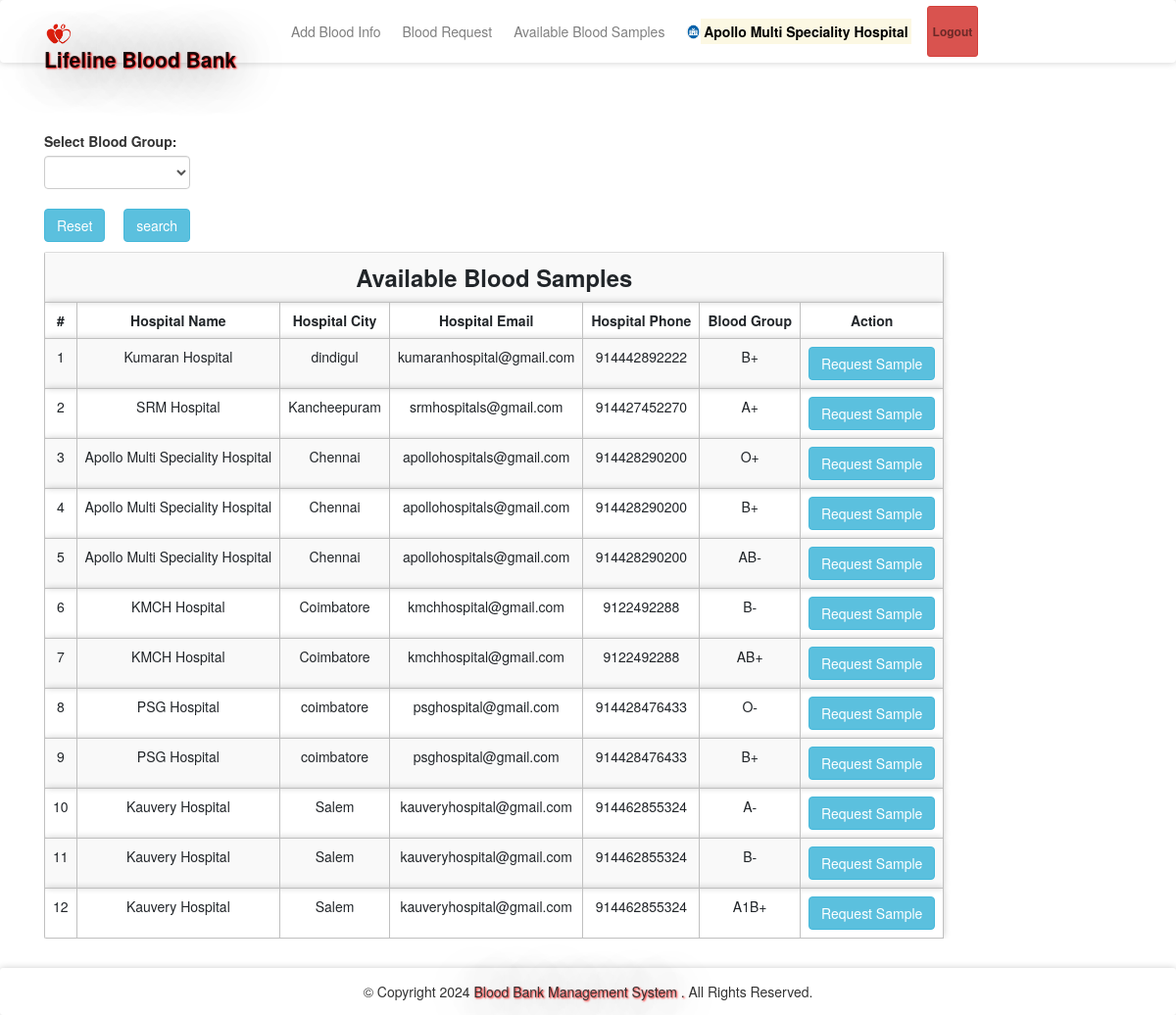
The page /abs.php (signed in) on the database its author committed.
### tables this page shows
CREATE TABLE `bloodinfo` (
  `bid` int(11) NOT NULL,
  `hid` int(11) NOT NULL,
  `bg` varchar(10) NOT NULL
);

CREATE TABLE `hospitals` (
  `id` int(11) NOT NULL,
  `hname` varchar(100) NOT NULL,
  `hemail` varchar(100) NOT NULL,
  `hpassword` varchar(100) NOT NULL,
  `hphone` varchar(100) NOT NULL,
  `hcity` varchar(100) NOT NULL
);

### message.php (called while the page is built, shortened)
<?php $counter=0; if(isset($_GET['msg'])) { ?>
	<div class="col-5 alert alert alert-success alert-dismissible fade show card" id="message">
		<button type="button" class="close" data-dismiss="alert" title="close">&times;</button><?php echo $_GET['msg'];?>
	</div>
<?php }?>

### abs.php (the view, shortened to what this page needs)
<?php
require 'file/connection.php';
if(isset($_GET['search'])){
    $searchKey = $_GET['search'];
    $sql = "select bloodinfo.*, hospitals.* from bloodinfo, hospitals where bloodinfo.hid=hospitals.id && bg LIKE '%$searchKey%'";
}else{
    $sql = "select bloodinfo.*, hospitals.* from bloodinfo, hospitals where bloodinfo.hid=hospitals.id";
}
$result = mysqli_query($conn, $sql);
?>
<!DOCTYPE html>
<html>
<?php require 'head.php'; ?>
<body>
    <?php require 'header.php'; ?>
    <div class="container cont bg-blue">
        <?php require 'message.php'; ?>
        <div class="row col-lg-8 col-md-8 col-sm-12 mb-3">
            <form method="get" action="" style="margin-top:-20px; ">
            <label class="font-weight-bolder">Select Blood Group:</label>
               <select name="search" class="form-control">
               <option><?php echo @$_GET['search']; ?></option>
               <option value="A+">A+</option>
               </select><br>
               <a href="abs.php" class="btn btn-info mr-4"> Reset</a>
               <input type="submit" name="submit" class="btn btn-info" value="search">
           </form>
        </div>
        <table class="table table-responsive table-striped rounded mb-5">
            <tr><th colspan="7" class="title">Available Blood Samples</th></tr>
            <tr>
                <th>#</th>
                <th>Hospital Name</th>
                <th>Hospital City</th>
                <th>Hospital Email</th>
                <th>Hospital Phone</th>
                <th>Blood Group</th>
                <th>Action</th>
            </tr>
        <?php while($row = mysqli_fetch_array($result)) { ?>
            <tr>
                <td><?php echo ++$counter;?></td>
                <td><?php echo $row['hname'];?></td>
                <td><?php echo ($row['hcity']); ?></td>
                <td><?php echo ($row['hemail']); ?></td>
                <td><?php echo ($row['hphone']); ?></td>
                <td><?php echo ($row['bg']); ?></td>
                <form action="file/request.php" method="post">
                <?php if (isset($_SESSION['hid'])) { ?>
                <td><a href="javascript:void(0);" class="btn btn-info hospital">Request Sample</a></td>
                <?php } else {(isset($_SESSION['rid']))  ?>
                <td><input type="submit" name="request" class="btn btn-info" value="Request Sample"></td>
                <?php } ?>
                </form>
            </tr>
        <?php } ?>
        </table>
    </div>
    <?php require 'footer.php' ?>
</body>

### head.php (shortened to what this page needs)
<head>
    <link rel="stylesheet" href="https://maxcdn.bootstrapcdn.com/bootstrap/4.5.0/css/bootstrap.min.css">
    <link rel="stylesheet" type="text/css" href="../library/css/bootstrap.min.css"/>
    <link href="css/style.css" rel="stylesheet"/>
</head>

### header.php (shortened to what this page needs)
<nav class="navbar navbar-expand-sm navbar-light bg-black sticky-top">
	<div class="container">
		<a class="navbar-brand" href="index.php"><img src="image/favicon.jpg" width="30" height="30" class="rounded-circle">Lifeline Blood Bank</a>
          <div class="collapse navbar-collapse" id="collapsibleNavbar">
        <?php if (isset($_SESSION['hid'])) { ?>
		<ul class="navbar-nav ml-auto ">
			<li class="nav-item">
				<a class="nav-link btn btn-black" href="bloodinfo.php">Add Blood Info</a>
            </li>
            <li class="nav-item">
                <a class="nav-link btn btn-black" href="bloodrequest.php">Blood Request</a>
            </li>
			<li class="nav-item">
				<a class="nav-link btn btn-black" href="abs.php">Available Blood Samples</a>
            </li>
            <li class="nav-item">
                <a href="hprofile.php?id=<?php echo $_SESSION['hid']; ?>" class="nav-link btn font-weight-bold"><img src="image/hospital.png" width="15" height="15" class="rounded-circle"><mark><?php echo $_SESSION['hname']; ?></mark></a>
            </li>
            <li class="nav-item">
                <a class="nav-link btn btn-danger btn-sm font-weight-bold" href="logout.php">Logout</a>
            </li>
        </ul>
        <?php } ?>
       </div>
    </div>
</nav>

### footer.php (shortened to what this page needs)
<footer class="footer text-center bg-blue">
	© Copyright <span id="demo"></span> <span class="brand">Blood Bank Management System . </span> All Rights Reserved.
</footer>

### style.css (style rules this page uses)
.cont { padding-top: 40px; text-align: justify; font-size: 1em; }
.card ,nav, .footer,tr,video { border-radius: 3px; transition: all 200ms ease-out; box-shadow: 0px 0px 7px rgba(0, 0, 0, 0.2); }
tr,th,td { border:0.1px solid silver; text-align: center; }
.nav-item { margin-left: 10px; }
.navbar-brand { text-shadow: 1px 1px 2px red, 0 0 50px black, 0 0 5px white; font-weight: bold; font-size: 1.5em; }
.title { font-weight: bold; font-size: 1.7em; text-transform: capitalize; text-align: center; }
.brand { text-shadow: 1px 1px 2px red, 0 0 50px black, 0 0 5px white; }
.rounded-circle { margin-top: -2.5px; }
form { padding-top: 20px; }
a:link { text-decoration: none; }
.footer { padding: 14px; }

### rows shown on the page
bloodinfo: hid.hname "Kumaran Hospital", hid.hcity "dindigul", hid.hemail "kumaranhospital@gmail.com", hid.hphone "914442892222", bg "B+"
bloodinfo: hid.hname "SRM Hospital", hid.hcity "Kancheepuram", hid.hemail "srmhospitals@gmail.com", hid.hphone "914427452270", bg "A+"
bloodinfo: hid.hname "Apollo Multi Speciality Hospital", hid.hcity "Chennai", hid.hemail "apollohospitals@gmail.com", hid.hphone "914428290200", bg "O+"
bloodinfo: hid.hname "Apollo Multi Speciality Hospital", hid.hcity "Chennai", hid.hemail "apollohospitals@gmail.com", hid.hphone "914428290200", bg "B+"
bloodinfo: hid.hname "Apollo Multi Speciality Hospital", hid.hcity "Chennai", hid.hemail "apollohospitals@gmail.com", hid.hphone "914428290200", bg "AB-"
bloodinfo: hid.hname "KMCH Hospital", hid.hcity "Coimbatore", hid.hemail "kmchhospital@gmail.com", hid.hphone "9122492288", bg "B-"
bloodinfo: hid.hname "KMCH Hospital", hid.hcity "Coimbatore", hid.hemail "kmchhospital@gmail.com", hid.hphone "9122492288", bg "AB+"
bloodinfo: hid.hname "PSG Hospital", hid.hcity "coimbatore", hid.hemail "psghospital@gmail.com", hid.hphone "914428476433", bg "O-"
bloodinfo: hid.hname "PSG Hospital", hid.hcity "coimbatore", hid.hemail "psghospital@gmail.com", hid.hphone "914428476433", bg "B+"
bloodinfo: hid.hname "Kauvery Hospital", hid.hcity "Salem", hid.hemail "kauveryhospital@gmail.com", hid.hphone "914462855324", bg "A-"
bloodinfo: hid.hname "Kauvery Hospital", hid.hcity "Salem", hid.hemail "kauveryhospital@gmail.com", hid.hphone "914462855324", bg "B-"
bloodinfo: hid.hname "Kauvery Hospital", hid.hcity "Salem", hid.hemail "kauveryhospital@gmail.com", hid.hphone "914462855324", bg "A1B+"

### other values the page prints
$_SESSION['hname'] "Apollo Multi Speciality Hospital"
